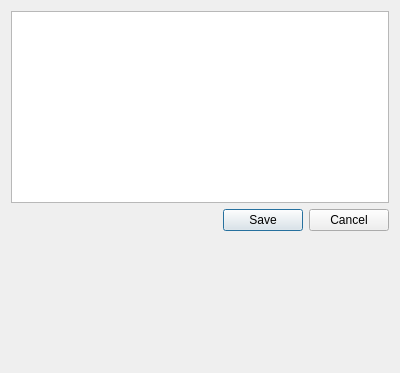
<ui version="4.0" >
 <class>XWidgetEditFunctionOutMessages</class>
 <widget class="QWidget" name="XWidgetEditFunctionOutMessages" >
  <property name="geometry" >
   <rect>
    <x>0</x>
    <y>0</y>
    <width>400</width>
    <height>373</height>
   </rect>
  </property>
  <property name="windowTitle" >
   <string>Form</string>
  </property>
  <layout class="QVBoxLayout" >
   <item>
    <widget class="QListWidget" name="messagesList" />
   </item>
   <item>
    <widget class="QDialogButtonBox" name="buttonBox" >
     <property name="orientation" >
      <enum>Qt::Horizontal</enum>
     </property>
     <property name="standardButtons" >
      <set>QDialogButtonBox::Cancel|QDialogButtonBox::Save</set>
     </property>
     <property name="centerButtons" >
      <bool>false</bool>
     </property>
    </widget>
   </item>
   <item>
    <spacer>
     <property name="orientation" >
      <enum>Qt::Vertical</enum>
     </property>
     <property name="sizeHint" stdset="0" >
      <size>
       <width>20</width>
       <height>40</height>
      </size>
     </property>
    </spacer>
   </item>
  </layout>
 </widget>
 <resources/>
 <connections/>
</ui>
